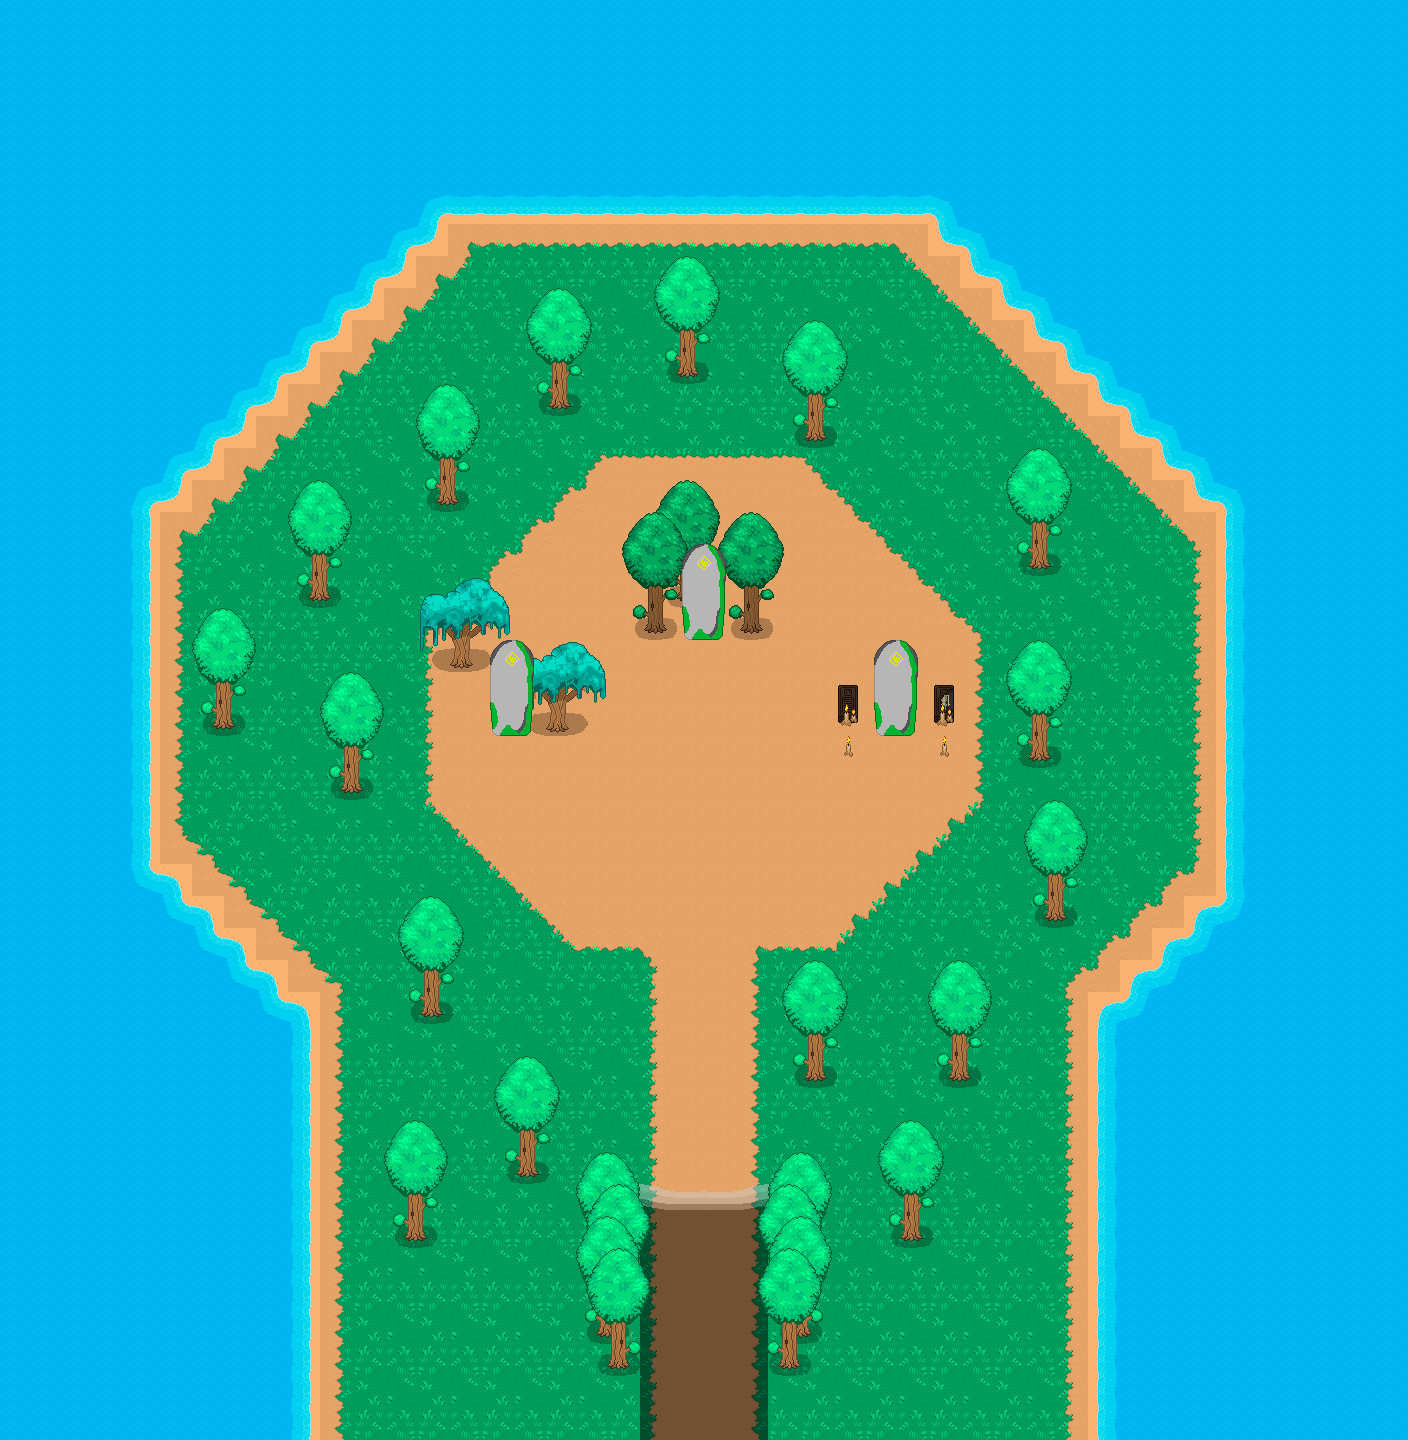

Below is a game level as drawn by its tile map, then a one-line description and the .tmx that defines it (tile-layer data replaced by summaries):
An orthogonal 44x45 tile map with 32x32 px tiles, 5 tile layers (Floor, Sadow, Detalles, Detalles, ...), 6 tilesets and 70 objects.

<map version="1.9" tiledversion="1.9.2" orientation="orthogonal" renderorder="right-down" width="44" height="45" tilewidth="32" tileheight="32" infinite="0" nextlayerid="74" nextobjectid="198">
 <properties>
  <property name="Type" type="int" value="235" />
 </properties>
 <tileset firstgid="1" name="Tileset_Monoliths" tilewidth="32" tileheight="32" tilecount="440" columns="20">
  <image source="Tilesets/Tileset_Monoliths.png" width="640" height="704" />
 </tileset>
 <tileset firstgid="441" name="Loading_Zones" tilewidth="32" tileheight="32" tilecount="15" columns="5">
  <image source="Tilesets/Loading_Zones.png" width="160" height="96" />
 </tileset>
 <tileset firstgid="456" name="Tileset_Monolitos" tilewidth="32" tileheight="32" tilecount="440" columns="20">
  <image source="Tilesets/Tileset_Monoliths.png" width="640" height="704" />
 </tileset>
 <tileset firstgid="926" name="Tileset_Forest" tilewidth="32" tileheight="32" tilecount="506" columns="23">
  <image source="Tilesets/Tileset_Forest.png" width="736" height="704" />
 </tileset>
 <tileset firstgid="1432" name="Tileset_Cave" tilewidth="32" tileheight="32" tilecount="375" columns="25">
  <image source="Tilesets/Tileset_Cave.png" width="800" height="480" />
 </tileset>
 <tileset firstgid="1807" name="Tileset_Lake" tilewidth="32" tileheight="32" tilecount="500" columns="25">
  <image source="Tilesets/Tileset_Lake.png" width="800" height="640" />
 </tileset>
 <layer id="8" name="Floor" width="44" height="45">
  <properties>
   <property name="Draw" type="bool" value="true" />
  </properties>
  <data>[1980 cells, 1980 non-empty, 43 distinct tile ids]</data>
 </layer>
 <layer id="61" name="Sadow" width="44" height="45">
  <properties>
   <property name="Draw" type="bool" value="true" />
  </properties>
  <data>[1980 cells, 34 non-empty, 5 distinct tile ids]</data>
 </layer>
 <layer id="73" name="Detalles" width="44" height="45">
  <properties>
   <property name="Draw" type="bool" value="true" />
  </properties>
  <data>[1980 cells, 16 non-empty, 15 distinct tile ids]</data>
 </layer>
 <layer id="72" name="Detalles" width="44" height="45">
  <properties>
   <property name="Draw" type="bool" value="true" />
  </properties>
  <data>[1980 cells, 46 non-empty, 24 distinct tile ids]</data>
 </layer>
 <layer id="55" name="Monolito" width="44" height="45">
  <properties>
   <property name="Draw" type="bool" value="true" />
  </properties>
  <data>[1980 cells, 343 non-empty, 89 distinct tile ids]</data>
 </layer>
 <objectgroup id="54" name="Collisions">
  <object id="7" x="755" y="950.67" width="0.0539773" height="259.343" />
  <object id="172" x="652.453" y="950.768" width="0.0539773" height="259.163" />
  <object id="173" x="613.536" y="950.766" width="38.9329" height="0.0187812" />
  <object id="174" x="755.049" y="950.674" width="34.1517" height="0.0187812" />
  <object id="175" x="450.25" y="626" width="22" height="40.25" />
  <object id="178" x="546" y="688.25" width="22.5" height="42" />
  <object id="180" x="838" y="684.727" width="19.4545" height="42.1818" />
  <object id="182" x="934" y="684.727" width="19.8182" height="41.8182" />
  <object id="183" x="940.909" y="736.364" width="7.81818" height="20.7273" />
  <object id="184" x="844.727" y="736.182" width="7.81818" height="20.5455" />
  <object id="185" x="648.727" y="584.727" width="16.1818" height="47.2727" />
  <object id="186" x="633.455" y="606" width="14.7273" height="13.0909" />
  <object id="187" x="743.636" y="584.545" width="14.3636" height="48" />
  <object id="188" x="728.909" y="605.091" width="14.5455" height="13.4545" />
  <object id="189" x="758.727" y="589.636" width="14.9091" height="12.5455" />
  <object id="194" x="431.5" y="603.5" width="77.5" height="27.25" />
  <object id="195" x="529.75" y="657.5" width="75.25" height="35.75" />
 </objectgroup>
 <objectgroup id="60" name="Elipse">
  <properties>
   <property name="Type" type="int" value="235" />
  </properties>
  <object id="68" x="412" y="818.33" width="44.3333" height="45">
   <ellipse />
  </object>
  <object id="69" x="435.833" y="843.83" width="44.3333" height="45">
   <ellipse />
  </object>
  <object id="70" x="456.5" y="867.83" width="44.3333" height="45">
   <ellipse />
  </object>
  <object id="71" x="479.833" y="890.5" width="44.3333" height="45">
   <ellipse />
  </object>
  <object id="72" x="506.833" y="918.17" width="44.3333" height="45">
   <ellipse />
  </object>
  <object id="73" x="846.83" y="924.83" width="44.3333" height="45">
   <ellipse />
  </object>
  <object id="74" x="868.5" y="901.83" width="44.3333" height="45">
   <ellipse />
  </object>
  <object id="75" x="891.17" y="882.5" width="44.3333" height="45">
   <ellipse />
  </object>
  <object id="76" x="911.83" y="859.5" width="44.3333" height="45">
   <ellipse />
  </object>
  <object id="77" x="932.17" y="839.5" width="44.3333" height="45">
   <ellipse />
  </object>
  <object id="78" x="948.17" y="821.17" width="44.3333" height="45">
   <ellipse />
  </object>
  <object id="79" x="969.5" y="803.83" width="44.3333" height="45">
   <ellipse />
  </object>
  <object id="125" x="815.833" y="943.5" width="44.3333" height="45">
   <ellipse />
  </object>
  <object id="126" x="777.167" y="948.167" width="44.3333" height="45">
   <ellipse />
  </object>
  <object id="132" x="949.167" y="578.167" width="44.3333" height="45">
   <ellipse />
  </object>
  <object id="133" x="922.5" y="548.833" width="44.3333" height="45">
   <ellipse />
  </object>
  <object id="134" x="895.167" y="518.167" width="44.3333" height="45">
   <ellipse />
  </object>
  <object id="135" x="866.5" y="489.5" width="44.3333" height="45">
   <ellipse />
  </object>
  <object id="136" x="835.833" y="462.167" width="44.3333" height="45">
   <ellipse />
  </object>
  <object id="137" x="802.5" y="435.5" width="44.3333" height="45">
   <ellipse />
  </object>
  <object id="143" x="562.5" y="420.167" width="44.3333" height="45">
   <ellipse />
  </object>
  <object id="144" x="537.833" y="448.833" width="44.3333" height="45">
   <ellipse />
  </object>
  <object id="145" x="511.833" y="476.833" width="44.3333" height="45">
   <ellipse />
  </object>
  <object id="146" x="482.5" y="503.5" width="44.3333" height="45">
   <ellipse />
  </object>
  <object id="147" x="455.833" y="532.167" width="44.3333" height="45">
   <ellipse />
  </object>
  <object id="148" x="425.167" y="562.167" width="44.3333" height="45">
   <ellipse />
  </object>
  <object id="149" x="395.833" y="584.167" width="44.3333" height="45">
   <ellipse />
  </object>
  <object id="155" x="973.833" y="763.5" width="44.3333" height="45">
   <ellipse />
  </object>
  <object id="156" x="973.833" y="724.5" width="44.3333" height="45">
   <ellipse />
  </object>
  <object id="157" x="975.833" y="680.5" width="44.3333" height="45">
   <ellipse />
  </object>
  <object id="158" x="971.833" y="641.5" width="44.3333" height="45">
   <ellipse />
  </object>
  <object id="159" x="974.833" y="602.5" width="44.3333" height="45">
   <ellipse />
  </object>
  <object id="160" x="767.833" y="412.5" width="44.3333" height="45">
   <ellipse />
  </object>
  </objectgroup>
 <objectgroup id="59" name="Town">
  <properties>
   <property name="Type" type="int" value="26" />
  </properties>
  <!-- 1 objects omitted --></objectgroup>
 <objectgroup id="56" name="Water_Dungeon">
  <properties>
   <property name="Type" type="int" value="14" />
  </properties>
  <!-- 1 objects omitted --></objectgroup>
 <objectgroup id="57" name="Forest_Dungeon">
  <properties>
   <property name="Type" type="int" value="16" />
  </properties>
  <!-- 1 objects omitted --></objectgroup>
 <objectgroup id="58" name="Cave_Dungeon">
  <properties>
   <property name="Type" type="int" value="18" />
  </properties>
  <!-- 1 objects omitted --></objectgroup>
</map>
<!-- 20 of 70 objects omitted -->
